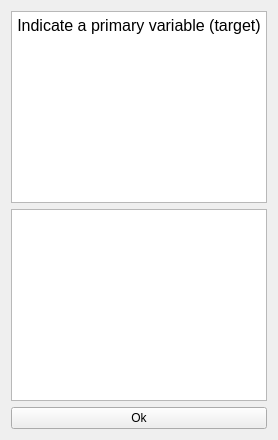
          <widget class="QWidget" name="tab_registry_variable">
           <attribute name="title">
            <string>Primary variable</string>
           </attribute>
           <layout class="QGridLayout" name="gridLayout_11">
            <item row="0" column="0">
             <widget class="QTextEdit" name="textEdit_registry_variable">
              <property name="readOnly">
               <bool>true</bool>
              </property>
              <property name="html">
               <string>&lt;!DOCTYPE HTML PUBLIC &quot;-//W3C//DTD HTML 4.0//EN&quot; &quot;http://www.w3.org/TR/REC-html40/strict.dtd&quot;&gt;
&lt;html&gt;&lt;head&gt;&lt;meta name=&quot;qrichtext&quot; content=&quot;1&quot; /&gt;&lt;meta charset=&quot;utf-8&quot; /&gt;&lt;style type=&quot;text/css&quot;&gt;
p, li { white-space: pre-wrap; }
hr { height: 1px; border-width: 0; }
li.unchecked::marker { content: &quot;\2610&quot;; }
li.checked::marker { content: &quot;\2612&quot;; }
&lt;/style&gt;&lt;/head&gt;&lt;body style=&quot; font-family:'Sans Serif'; font-size:9pt; font-weight:400; font-style:normal;&quot;&gt;
&lt;p align=&quot;center&quot; style=&quot; margin-top:0px; margin-bottom:0px; margin-left:0px; margin-right:0px; -qt-block-indent:0; text-indent:0px;&quot;&gt;&lt;span style=&quot; font-size:12pt;&quot;&gt;Indicate a primary variable (target)&lt;/span&gt;&lt;/p&gt;&lt;/body&gt;&lt;/html&gt;</string>
              </property>
             </widget>
            </item>
            <item row="2" column="0">
             <widget class="QPushButton" name="pushButton_registry_variable">
              <property name="text">
               <string>Ok</string>
              </property>
             </widget>
            </item>
            <item row="1" column="0">
             <widget class="QListWidget" name="listWidget_registry_variable"/>
            </item>
           </layout>
          </widget>
